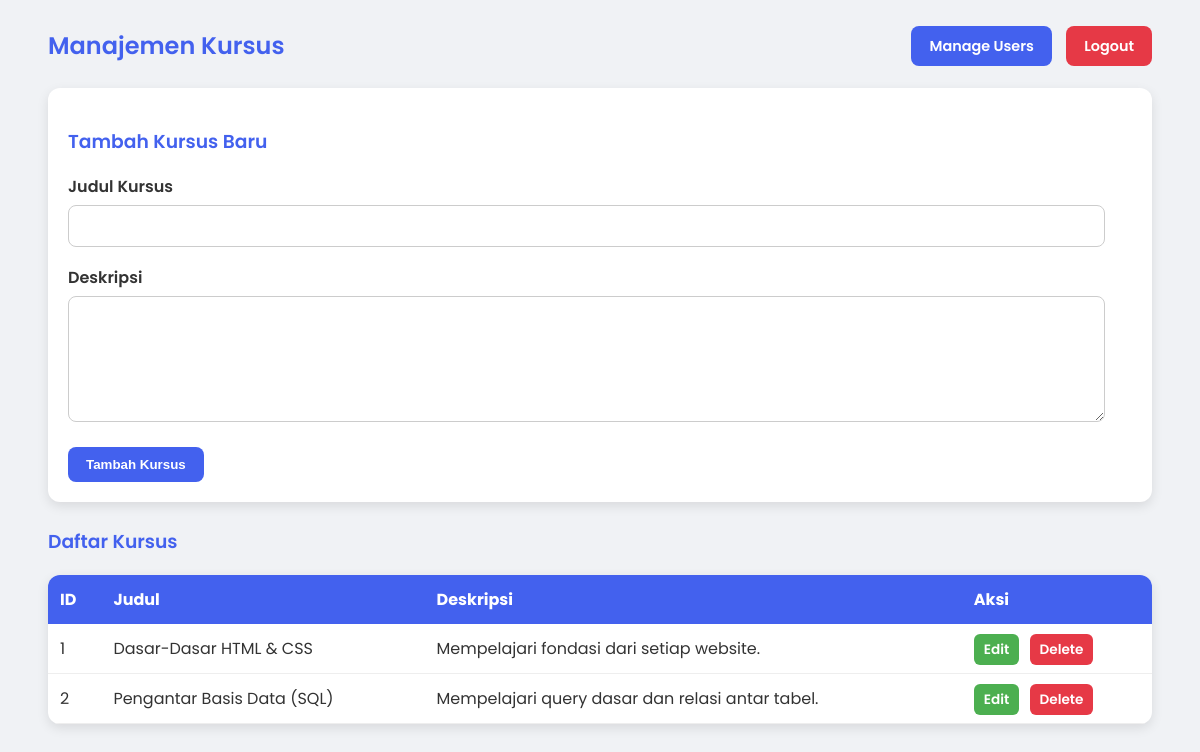
The app's page /manage_courses.php with its own data.
### tables this page shows
CREATE TABLE IF NOT EXISTS `courses` (
  `id` int NOT NULL AUTO_INCREMENT,
  `judul` varchar(255) NOT NULL,
  `deskripsi` text,
  PRIMARY KEY (`id`)
);

### manage_courses.php (the view, shortened to what this page needs)
<?php
include 'db_config.php';
$courses = $conn->query("SELECT * FROM courses");
?>
<!DOCTYPE html>
<html>
<head>
</head>
<body>
    <div class="header-container">
        <h2>Manajemen Kursus</h2>
        <div>
            <a href="manage_users.php" class="nav-btn">Manage Users</a>
            <a href="logout.php" class="btn-logout" onclick="return confirm('Yakin ingin logout?')">Logout</a>
        </div>
    </div>
    <div class="card">
        <h3>Tambah Kursus Baru</h3>
        <form method="POST">
            <div class="form-group">
                <label>Judul Kursus</label>
                <input type="text" name="judul" required>
            </div>
            <div class="form-group">
                <label>Deskripsi</label>
                <textarea name="deskripsi" required></textarea>
            </div>
            <button type="submit" name="add_course">Tambah Kursus</button>
        </form>
    </div>
    <h3>Daftar Kursus</h3>
    <table>
        <tr>
            <th>ID</th>
            <th>Judul</th>
            <th>Deskripsi</th>
            <th>Aksi</th>
        </tr>
        <?php while ($c = $courses->fetch_assoc()): ?>
        <tr>
            <td><?= $c['id'] ?></td>
            <td><?= $c['judul'] ?></td>
            <td><?= $c['deskripsi'] ?></td>
            <td>
                <a href="manage_courses.php?edit=<?= $c['id'] ?>" class="action-btn edit-btn">Edit</a>
                <a href="manage_courses.php?delete=<?= $c['id'] ?>" class="action-btn delete-btn" onclick="return confirm('Hapus kursus?')">Delete</a>
            </td>
        </tr>
        <?php endwhile; ?>
    </table>
</body>
</html>

### manage_courses.php (style rules this page uses)
:root { --primary-color: #4361ee; --secondary-color: #f0f3ff; --danger-color: #e63946; --success-color: #4CAF50; --text-color: #333; }
body { font-family: 'Poppins'; background-color: #f0f2f5; padding: 20px 40px; color: var(--text-color); }
.header-container { display: flex; justify-content: space-between; align-items: center; margin-bottom: 25px; }
h2 { color: var(--primary-color); font-weight: 600; margin: 0; }
h3 { color: var(--primary-color); font-weight: 600; }
.nav-btn { background: var(--primary-color); color: white; padding: 10px 18px; border-radius: 8px; text-decoration: none; font-weight: 600; margin-left: 10px; font-size: 0.9em; }
.btn-logout { background: var(--danger-color); color: white; padding: 10px 18px; border-radius: 8px; text-decoration: none; font-weight: 600; margin-left: 10px; font-size: 0.9em; }
.card { background: #fff; padding: 20px; border-radius: 12px; box-shadow: 0px 4px 12px rgba(0,0,0,0.1); margin-bottom: 25px; }
.form-group { margin-bottom: 18px; display: block; }
.form-group label { display: block; font-weight: 600; margin-bottom: 6px; }
input[type="text"], textarea { width: 95%; padding: 12px; border: 1px solid #ccc; border-radius: 8px; font-size: 14px; outline: none; background: white; }
textarea { height: 100px; resize: vertical; }
button { background-color: var(--primary-color); color: white; border: none; padding: 10px 18px; border-radius: 8px; cursor: pointer; font-weight: 600; transition: 0.3s; }
table { width: 100%; border-collapse: collapse; background: white; border-radius: 12px; overflow: hidden; box-shadow: 0px 4px 12px rgba(0,0,0,0.1); }
th { background: var(--primary-color); color: white; padding: 12px; text-align: left; }
td { padding: 12px; border-bottom: 1px solid #eee; }
.action-btn { padding: 6px 10px; border-radius: 6px; text-decoration: none; font-weight: 600; font-size: 0.85em; }
.edit-btn { color: white; background-color: var(--success-color); margin-right: 6px; }
.delete-btn { color: white; background-color: var(--danger-color); }

### records on screen
courses: id "1", judul "Dasar-Dasar HTML & CSS", deskripsi "Mempelajari fondasi dari setiap website."
courses: id "2", judul "Pengantar Basis Data (SQL)", deskripsi "Mempelajari query dasar dan relasi antar tabel."
